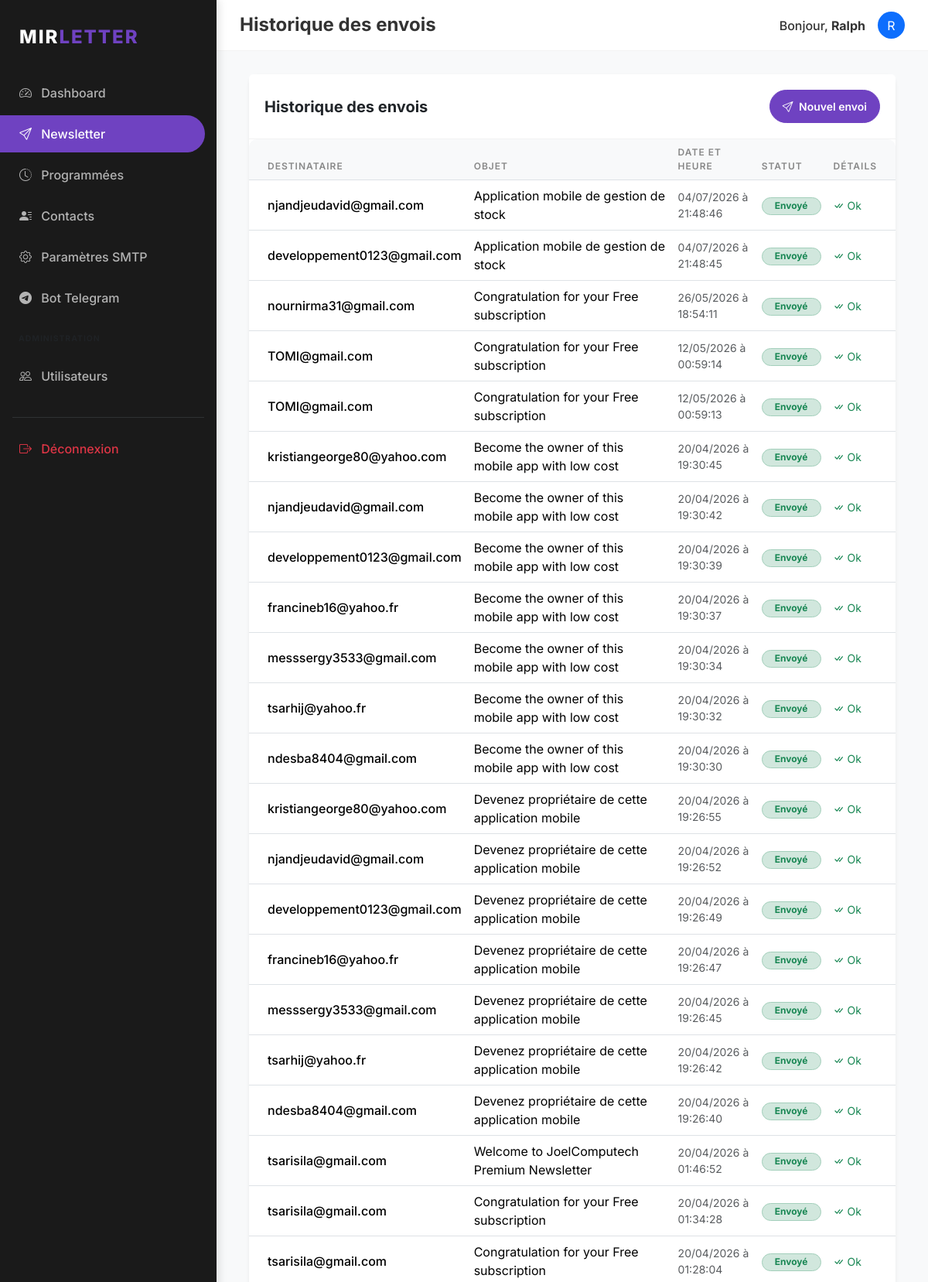
The page /newsletter/history (signed in, upper part) on the database its author committed.
### models/user.py (models this page shows, shortened)
class User(db.Model, UserMixin):
    __tablename__ = 'users'
    id = db.Column(db.Integer, primary_key=True)
    username = db.Column(db.String(64), unique=True, nullable=False, index=True)
    password_hash = db.Column(db.String(128), nullable=False)
    role = db.Column(db.String(20), default='user') # 'superadmin' or 'user'
    smtp_configs = db.relationship('SMTPConfig', backref='user', lazy='dynamic', cascade='all, delete-orphan')
    contacts = db.relationship('Contact', backref='owner', lazy='dynamic', cascade='all, delete-orphan')
    groups = db.relationship('Group', backref='owner', lazy='dynamic', cascade='all, delete-orphan')
    sent_emails = db.relationship('SentEmail', backref='user', lazy='dynamic', cascade='all, delete-orphan')
    telegram_links = db.relationship('TelegramLink', backref='user', lazy='dynamic', cascade='all, delete-orphan')
    telegram_link_codes = db.relationship('TelegramLinkCode', backref='user', lazy='dynamic', cascade='all, delete-orphan')
    scheduled_newsletters = db.relationship('ScheduledNewsletter', backref='user', lazy='dynamic', cascade='all, delete-orphan')

### models/history.py (models this page shows, shortened)
class SentEmail(db.Model):
    __tablename__ = 'sent_emails'
    id = db.Column(db.Integer, primary_key=True)
    user_id = db.Column(db.Integer, db.ForeignKey('users.id'), nullable=False)
    subject = db.Column(db.String(256), nullable=False)
    recipient = db.Column(db.String(120), nullable=False)
    status = db.Column(db.String(20), nullable=False) # 'success', 'failed'
    error_message = db.Column(db.Text)
    timestamp = db.Column(db.DateTime, index=True, default=datetime.utcnow)

### routes/newsletter.py (the view)
@newsletter.route('/history')
@login_required
def history():
    history = SentEmail.query.filter_by(user_id=current_user.id).order_by(SentEmail.timestamp.desc()).all()
    return render_template('newsletter/history.html', title='Historique des envois', history=history)

### models/user.py (called while the page is built)
@login_manager.user_loader
def load_user(user_id):
    return User.query.get(int(user_id))

### templates/newsletter/history.html (shortened to what this page needs)
{% extends "base.html" %}
{% block content %}
<div class="card border-0 shadow-sm">
    <div class="card-header bg-white d-flex justify-content-between align-items-center">
        <h5 class="m-0 fw-bold">Historique des envois</h5>
        <a href="{{ url_for('newsletter.compose') }}" class="btn btn-primary btn-sm rounded-pill px-3">
            <i class="bi bi-send me-1"></i> Nouvel envoi
        </a>
    </div>
    <div class="card-body p-0">
        <div class="table-responsive">
            <table class="table table-hover align-middle mb-0">
                <thead>
                    <tr>
                        <th class="ps-4">Destinataire</th>
                        <th>Objet</th>
                        <th>Date et Heure</th>
                        <th>Statut</th>
                        <th class="pe-4">Détails</th>
                    </tr>
                </thead>
                <tbody>
                    {% for item in history %}
                    <tr>
                        <td class="ps-4 fw-medium">{{ item.recipient }}</td>
                        <td>{{ item.subject }}</td>
                        <td class="small text-muted">{{ item.timestamp.strftime('%d/%m/%Y à %H:%M:%S') }}</td>
                        <td>
                            {% if item.status == 'success' %}
                            <span class="badge bg-success-subtle text-success border border-success-subtle rounded-pill px-3">Envoyé</span>
                            {% else %}
                            <span class="badge bg-danger-subtle text-danger border border-danger-subtle rounded-pill px-3">Échec</span>
                            {% endif %}
                        </td>
                        <td class="pe-4">
                            {% if item.error_message %}
                            <button type="button" class="btn btn-sm btn-outline-danger"
                                    data-bs-toggle="popover"
                                    title="Erreur d'envoi"
                                    data-bs-content="{{ item.error_message }}">
                                <i class="bi bi-info-circle"></i>
                            </button>
                            {% else %}
                            <span class="text-success small"><i class="bi bi-check-all"></i> Ok</span>
                            {% endif %}
                        </td>
                    </tr>
                    {% endfor %}
                </tbody>
            </table>
        </div>
    </div>
</div>
{% endblock %}

### templates/base.html (shortened to what this page needs)
<!DOCTYPE html>
<html lang="fr">
<head>
    {{ bootstrap.load_css() }}
    <link rel="stylesheet" href="{{ url_for('static', filename='css/style.css') }}">
    <link rel="stylesheet" href="https://cdn.jsdelivr.net/npm/bootstrap-icons@1.11.1/font/bootstrap-icons.css">
</head>
<body>
    {% if current_user.is_authenticated %}
    <div class="sidebar">
        <div class="sidebar-brand">
            MIR<span>LETTER</span>
        </div>
        <nav class="nav flex-column">
            <a class="nav-link {{ 'active' if request.endpoint == 'main.dashboard' }}" href="{{ url_for('main.dashboard') }}">
                <i class="bi bi-speedometer2 me-2"></i> Dashboard
            </a>
            <a class="nav-link {{ 'active' if request.endpoint in ('newsletter.compose', 'newsletter.history') }}" href="{{ url_for('newsletter.compose') }}">
                <i class="bi bi-send me-2"></i> Newsletter
            </a>
            <a class="nav-link {{ 'active' if request.endpoint in ('newsletter.scheduled',) }}" href="{{ url_for('newsletter.scheduled') }}">
                <i class="bi bi-clock-history me-2"></i> Programmées
            </a>
            <a class="nav-link {{ 'active' if 'contacts' in request.endpoint }}" href="{{ url_for('contacts.list_contacts') }}">
                <i class="bi bi-person-lines-fill me-2"></i> Contacts
            </a>
            <a class="nav-link {{ 'active' if 'settings' in request.endpoint and 'telegram' not in request.endpoint }}" href="{{ url_for('settings.list_smtp') }}">
                <i class="bi bi-gear me-2"></i> Paramètres SMTP
            </a>
            <a class="nav-link {{ 'active' if 'telegram' in request.endpoint }}" href="{{ url_for('settings.telegram') }}">
                <i class="bi bi-telegram me-2"></i> Bot Telegram
            </a>
            {% if current_user.role == 'superadmin' %}
            <div class="px-4 py-3 text-uppercase small fw-bold text-muted" style="font-size: 0.65rem; letter-spacing: 1px;">Administration</div>
            <a class="nav-link {{ 'active' if 'admin' in request.endpoint }}" href="{{ url_for('admin.list_users') }}">
                <i class="bi bi-people me-2"></i> Utilisateurs
            </a>
            {% endif %}
            <hr class="mx-3 border-secondary opacity-25 mt-4">
            <a class="nav-link text-danger" href="{{ url_for('auth.logout') }}">
                <i class="bi bi-box-arrow-right me-2"></i> Déconnexion
            </a>
        </nav>
    </div>
    <nav class="top-navbar d-flex justify-content-between align-items-center">
        <h4 class="m-0 fw-bold">{{ title }}</h4>
        <div class="user-info d-flex align-items-center">
            <span class="me-3 fw-medium">Bonjour, <strong>{{ current_user.username }}</strong></span>
            <div class="bg-primary rounded-circle d-flex align-items-center justify-content-center text-white" style="width: 35px; height: 35px;">
                {{ current_user.username[0].upper() }}
            </div>
        </div>
    </nav>
    {% endif %}
    <div class="{% if current_user.is_authenticated %}main-content{% endif %}">
        <div class="container-fluid">
            {% block content %}{% endblock %}
        </div>
    </div>
</body>
</html>

### static/css/style.css (style rules this page uses)
:root { --primary-color: #6f42c1; --secondary-color: #8a2be2; --dark-bg: #1a1a1a; --darker-bg: #121212; --light-text: #ffffff; --gray-text: #b3b3b3; --sidebar-width: 280px; }
body { font-family: 'Inter', -apple-system, BlinkMacSystemFont, "Segoe UI", Roboto, sans-serif; background-color: #f8f9fa; color: #333; }
.sidebar { position: fixed; top: 0; bottom: 0; left: 0; z-index: 100; width: var(--sidebar-width); padding: 20px 0; background-color: var(--dark-bg); color: var(--light-text); box-shadow: 4px 0 10px rgba(0,0,0,0.1); }
.sidebar .nav-link { color: var(--gray-text); padding: 12px 25px; font-weight: 500; border-radius: 0 50px 50px 0; margin-right: 15px; margin-bottom: 5px; transition: all 0.3s; }
.sidebar .nav-link.active { color: var(--light-text); background-color: var(--primary-color); }
.sidebar-brand { padding: 10px 25px 30px; font-size: 1.5rem; font-weight: 800; letter-spacing: 2px; color: var(--light-text); text-transform: uppercase; }
.sidebar-brand span { color: var(--primary-color); }
.main-content { margin-left: var(--sidebar-width); padding: 30px; }
.card { border: none; border-radius: 12px; box-shadow: 0 5px 15px rgba(0,0,0,0.05); margin-bottom: 25px; }
.card-header { background-color: transparent; border-bottom: 1px solid rgba(0,0,0,0.05); padding: 20px; font-weight: 700; }
.btn-primary { background-color: var(--primary-color); border-color: var(--primary-color); padding: 10px 25px; border-radius: 8px; font-weight: 600; }
.top-navbar { margin-left: var(--sidebar-width); background-color: white; padding: 15px 30px; border-bottom: 1px solid rgba(0,0,0,0.05); }
.table { border-radius: 10px; overflow: hidden; }
.table thead th { background-color: #f8f9fa; border-top: none; font-weight: 600; text-transform: uppercase; font-size: 0.75rem; letter-spacing: 1px; color: #888; }

### rows shown on the page
User: username "Ralph", username "R"
SentEmail: recipient "njandjeudavid@gmail.com", subject "Application mobile de gestion de stock", timestamp "04/07/2026 à 21:48:46", status "Envoyé", shows "Ok"
SentEmail: recipient "developpement0123@gmail.com", subject "Application mobile de gestion de stock", timestamp "04/07/2026 à 21:48:45", status "Envoyé", shows "Ok"
SentEmail: recipient "nournirma31@gmail.com", subject "Congratulation for your Free subscription", timestamp "26/05/2026 à 18:54:11", status "Envoyé", shows "Ok"
SentEmail: recipient "TOMI@gmail.com", subject "Congratulation for your Free subscription", timestamp "12/05/2026 à 00:59:14", status "Envoyé", shows "Ok"
SentEmail: recipient "TOMI@gmail.com", subject "Congratulation for your Free subscription", timestamp "12/05/2026 à 00:59:13", status "Envoyé", shows "Ok"
SentEmail: recipient "kristiangeorge80@yahoo.com", subject "Become the owner of this mobile app with low cost", timestamp "20/04/2026 à 19:30:45", status "Envoyé", shows "Ok"
SentEmail: recipient "njandjeudavid@gmail.com", subject "Become the owner of this mobile app with low cost", timestamp "20/04/2026 à 19:30:42", status "Envoyé", shows "Ok"
SentEmail: recipient "developpement0123@gmail.com", subject "Become the owner of this mobile app with low cost", timestamp "20/04/2026 à 19:30:39", status "Envoyé", shows "Ok"
SentEmail: recipient "francineb16@yahoo.fr", subject "Become the owner of this mobile app with low cost", timestamp "20/04/2026 à 19:30:37", status "Envoyé", shows "Ok"
SentEmail: recipient "messsergy3533@gmail.com", subject "Become the owner of this mobile app with low cost", timestamp "20/04/2026 à 19:30:34", status "Envoyé", shows "Ok"
SentEmail: recipient "tsarhij@yahoo.fr", subject "Become the owner of this mobile app with low cost", timestamp "20/04/2026 à 19:30:32", status "Envoyé", shows "Ok"
SentEmail: recipient "ndesba8404@gmail.com", subject "Become the owner of this mobile app with low cost", timestamp "20/04/2026 à 19:30:30", status "Envoyé", shows "Ok"
SentEmail: recipient "kristiangeorge80@yahoo.com", subject "Devenez propriétaire de cette application mobile", timestamp "20/04/2026 à 19:26:55", status "Envoyé", shows "Ok"
SentEmail: recipient "njandjeudavid@gmail.com", subject "Devenez propriétaire de cette application mobile", timestamp "20/04/2026 à 19:26:52", status "Envoyé", shows "Ok"
SentEmail: recipient "developpement0123@gmail.com", subject "Devenez propriétaire de cette application mobile", timestamp "20/04/2026 à 19:26:49", status "Envoyé", shows "Ok"
SentEmail: recipient "francineb16@yahoo.fr", subject "Devenez propriétaire de cette application mobile", timestamp "20/04/2026 à 19:26:47", status "Envoyé", shows "Ok"
SentEmail: recipient "messsergy3533@gmail.com", subject "Devenez propriétaire de cette application mobile", timestamp "20/04/2026 à 19:26:45", status "Envoyé", shows "Ok"
SentEmail: recipient "tsarhij@yahoo.fr", subject "Devenez propriétaire de cette application mobile", timestamp "20/04/2026 à 19:26:42", status "Envoyé", shows "Ok"
SentEmail: recipient "ndesba8404@gmail.com", subject "Devenez propriétaire de cette application mobile", timestamp "20/04/2026 à 19:26:40", status "Envoyé", shows "Ok"
SentEmail: recipient "tsarisila@gmail.com", subject "Welcome to JoelComputech Premium Newsletter", timestamp "20/04/2026 à 01:46:52", status "Envoyé", shows "Ok"
SentEmail: recipient "tsarisila@gmail.com", subject "Congratulation for your Free subscription", timestamp "20/04/2026 à 01:34:28", status "Envoyé", shows "Ok"
SentEmail: recipient "tsarisila@gmail.com", subject "Congratulation for your Free subscription", timestamp "20/04/2026 à 01:28:04", status "Envoyé", shows "Ok"

### other values the page prints
{{ title }} "Historique des envois"
